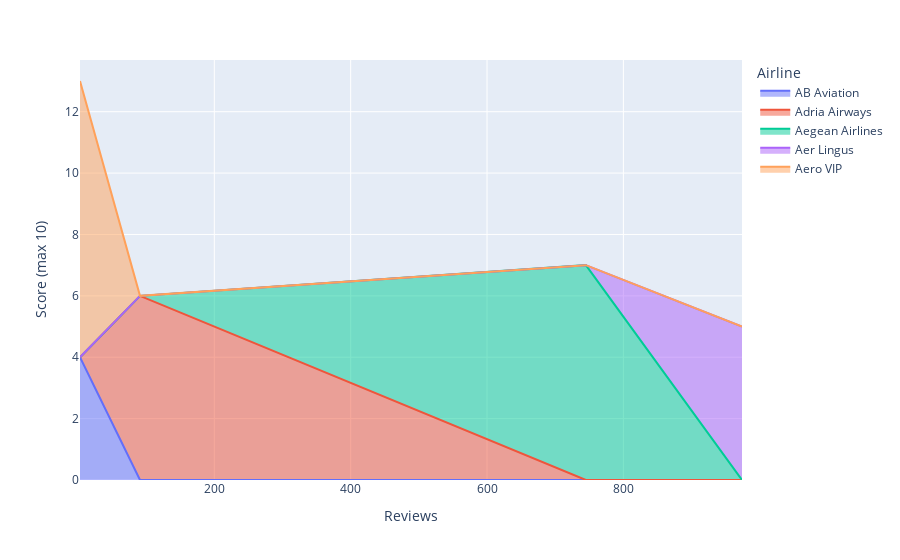

The cell this chart's notebook holds for it:
### Code cell
fir = px.area(df.head() , x = 'Reviews' , y = 'Score (max 10)' ,  color = 'Airline')
fir.show()

### Figure 1 — Plotly figure (JSON) as saved in the notebook; plotly's stock layout.template omitted (floating-point values rounded to 4 significant figures)
{"data": [{"fillpattern": {"shape": ""}, "hovertemplate": "Airline=AB Aviation<br>Reviews=%{x}<br>Score (max 10)=%{y}<extra></extra>", "legendgroup": "AB Aviation", "line": {"color": "#636efa"}, "marker": {"symbol": "circle"}, "mode": "lines", "name": "AB Aviation", "orientation": "v", "showlegend": true, "stackgroup": "1", "type": "scatter", "x": [3], "xaxis": "x", "y": [4], "yaxis": "y"}, {"fillpattern": {"shape": ""}, "hovertemplate": "Airline=Adria Airways<br>Reviews=%{x}<br>Score (max 10)=%{y}<extra></extra>", "legendgroup": "Adria Airways", "line": {"color": "#EF553B"}, "marker": {"symbol": "circle"}, "mode": "lines", "name": "Adria Airways", "orientation": "v", "showlegend": true, "stackgroup": "1", "type": "scatter", "x": [91], "xaxis": "x", "y": [6], "yaxis": "y"}, {"fillpattern": {"shape": ""}, "hovertemplate": "Airline=Aegean Airlines<br>Reviews=%{x}<br>Score (max 10)=%{y}<extra></extra>", "legendgroup": "Aegean Airlines", "line": {"color": "#00cc96"}, "marker": {"symbol": "circle"}, "mode": "lines", "name": "Aegean Airlines", "orientation": "v", "showlegend": true, "stackgroup": "1", "type": "scatter", "x": [745], "xaxis": "x", "y": [7], "yaxis": "y"}, {"fillpattern": {"shape": ""}, "hovertemplate": "Airline=Aer Lingus<br>Reviews=%{x}<br>Score (max 10)=%{y}<extra></extra>", "legendgroup": "Aer Lingus", "line": {"color": "#ab63fa"}, "marker": {"symbol": "circle"}, "mode": "lines", "name": "Aer Lingus", "orientation": "v", "showlegend": true, "stackgroup": "1", "type": "scatter", "x": [974], "xaxis": "x", "y": [5], "yaxis": "y"}, {"fillpattern": {"shape": ""}, "hovertemplate": "Airline=Aero VIP<br>Reviews=%{x}<br>Score (max 10)=%{y}<extra></extra>", "legendgroup": "Aero VIP", "line": {"color": "#FFA15A"}, "marker": {"symbol": "circle"}, "mode": "lines", "name": "Aero VIP", "orientation": "v", "showlegend": true, "stackgroup": "1", "type": "scatter", "x": [3], "xaxis": "x", "y": [9], "yaxis": "y"}], "layout": {"legend": {"title": {"text": "Airline"}, "tracegroupgap": 0}, "margin": {"t": 60}, "xaxis": {"anchor": "y", "domain": [0, 1], "title": {"text": "Reviews"}}, "yaxis": {"anchor": "x", "domain": [0, 1], "title": {"text": "Score (max 10)"}}}}
